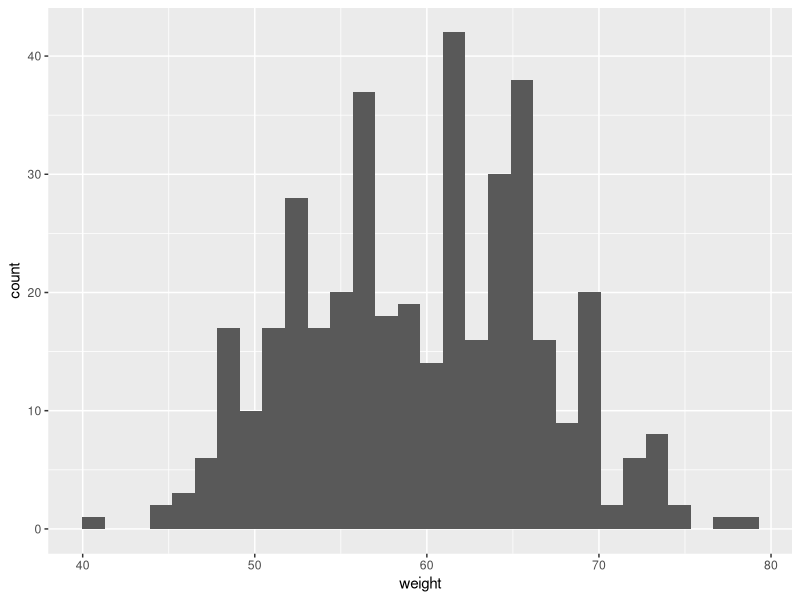
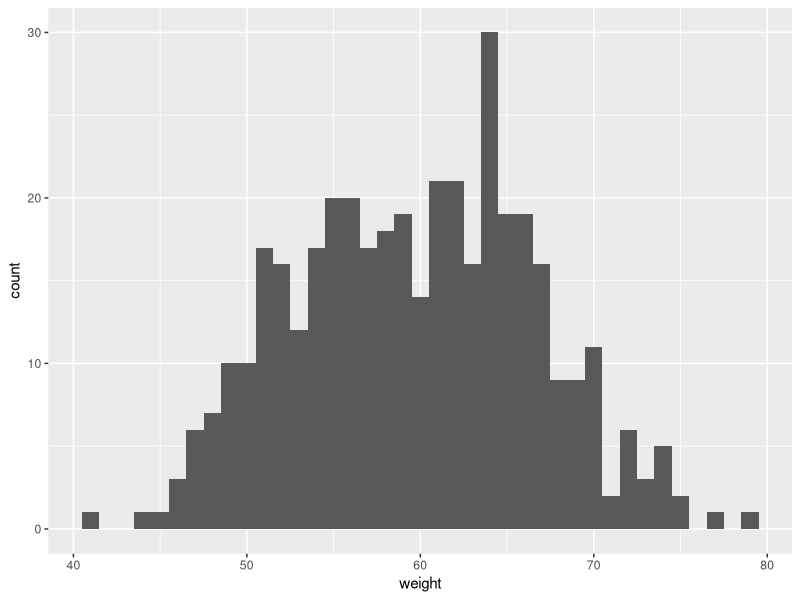
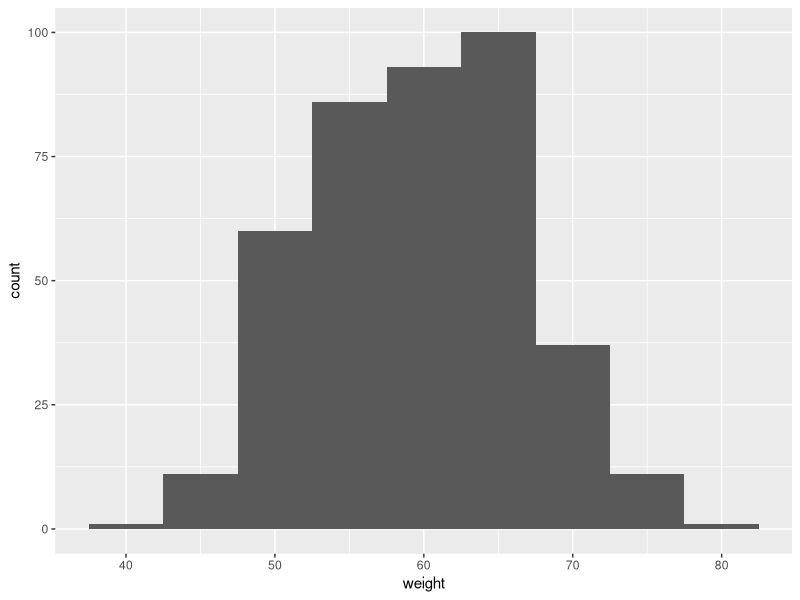
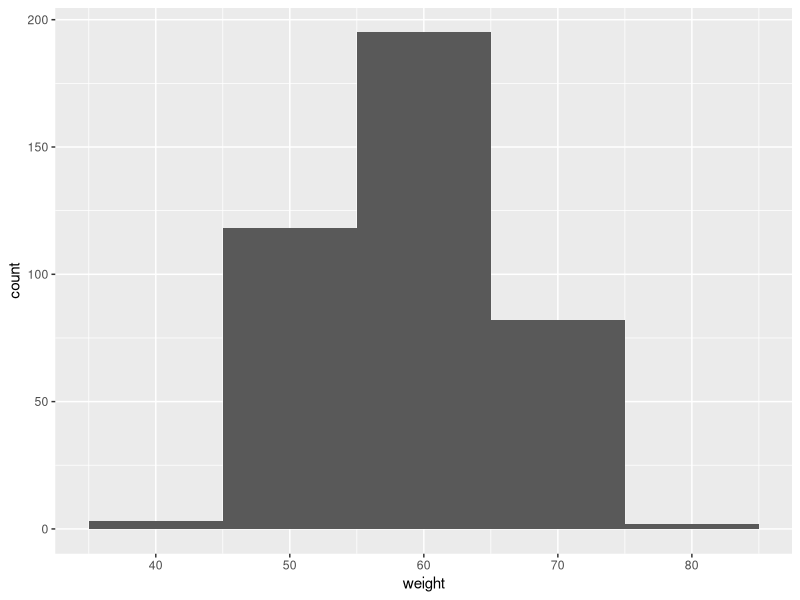
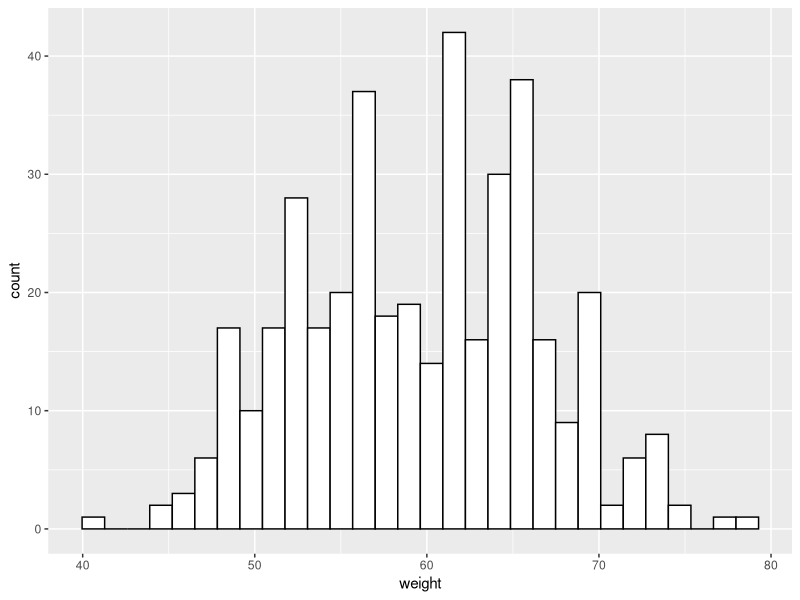
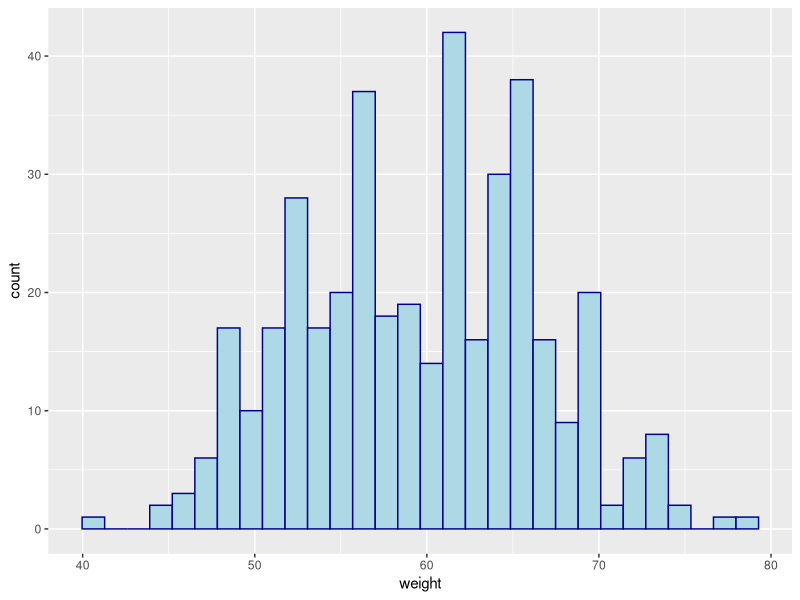
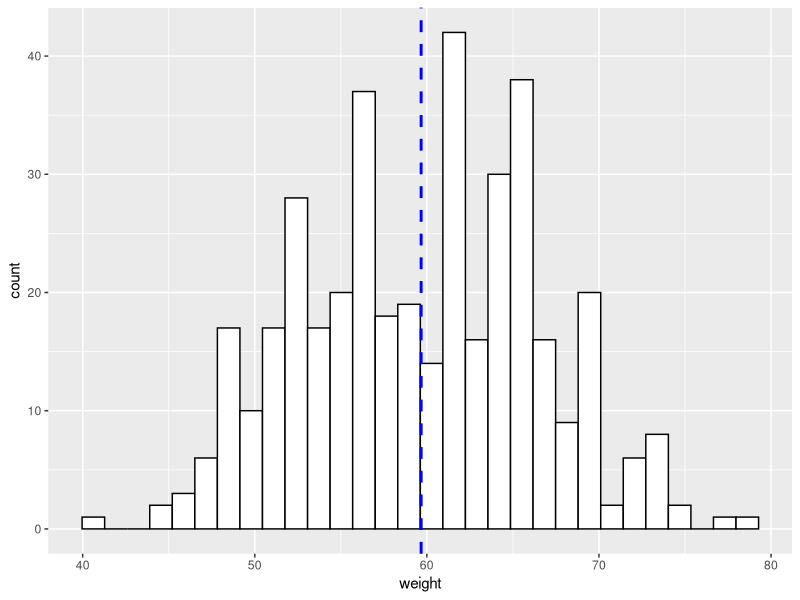
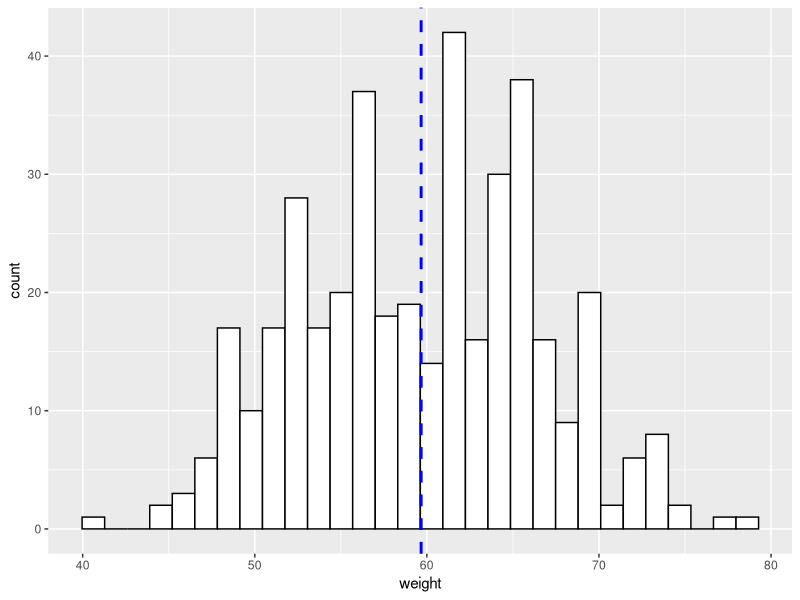

R code for these plots, in order:
## ---- chunk 1
?set.seed
## ---- chunk 2
set.seed(127)
data <- data.frame(
  sex=factor(rep(c("F", "M"), each=200)),
  weight=round(c(rnorm(200, mean=55, sd=5), rnorm(200, mean=65, sd=5)))
  )
head(data)

## ---- chunk 3
library(ggplot2)
ggplot(data, aes(x=weight)) + geom_histogram()

## ---- chunk 4
ggplot(data, aes(x=weight)) + 
  geom_histogram(binwidth=1)

## ---- chunk 5
ggplot(data, aes(x=weight)) + 
  geom_histogram(binwidth=5)
## ---- chunk 6
ggplot(data, aes(x=weight)) + 
  geom_histogram(binwidth=10)
## ---- chunk 7
hst <- ggplot(data, aes(x=weight)) + 
  geom_histogram(color="black", fill="white")

hst
## ---- chunk 8
ggplot(data, aes(x=weight))+
  geom_histogram(color="darkblue", fill="lightblue")
## ---- chunk 9
ggplot(data, aes(x=weight)) + 
  geom_histogram(color="black", fill="white") +
  geom_vline(aes(xintercept=mean(weight)),
            color="blue", linetype="dashed", size=1)
## ---- chunk 10
hst + geom_vline(aes(xintercept=mean(weight)),
            color="blue", linetype="dashed", size=1)
## ---- chunk 11
ggplot(data, aes(x=weight)) + 
 geom_histogram(aes(y=..density..), colour="black", fill="white")+
 geom_density(alpha=.2, fill="#66ffc9") 
## ---- chunk 12
ggplot(data, aes(x=weight)) + 
 geom_histogram(aes(y=..density..), colour="black", fill="white")+
 geom_density(alpha=.7, fill="#66ffc9") 
## ---- chunk 13
ggplot(data, aes(x=weight, color=sex)) +
  geom_histogram(fill="white")
## ---- chunk 14
ggplot(data, aes(x=weight, color=sex)) +
  geom_histogram(fill="white", alpha = .5, position="dodge") +
  theme(legend.position="top")
## ---- chunk 15
#install.packages("plyr")
library(plyr)

groupmeans <- ddply(data, "sex", summarise, grp.mean= mean(weight))

groupmeans

## ---- chunk 16
grouphst <- ggplot(data, aes(x=weight, color=sex)) +
  geom_histogram(fill="white", position="identity")+
  geom_vline(data=groupmeans, aes(xintercept=grp.mean, color=sex),
             linetype="dashed")+
  theme(legend.position="top")

grouphst
## ---- chunk 17
grouphst + scale_color_grey() + theme_classic() +
  theme(legend.position="top")
## ---- chunk 18
grouphst+scale_color_brewer(palette="Dark2")
## ---- chunk 19
grouphst+scale_color_manual(values=c("#aa3977", "#3f8934", "#4477aa"))
## ---- chunk 20
ggplot(data, aes(x=weight, fill=sex, color=sex)) +
  geom_histogram(position="identity")
## ---- chunk 21
fillhst <- ggplot(data, aes(x=weight, fill=sex, color=sex)) +
  geom_histogram(position="identity", alpha=0.5)

fillhst

## ---- chunk 22
fillhst + geom_vline(data=groupmeans, aes(xintercept=grp.mean, color=sex),
             linetype="dashed")
## ---- chunk 23
fillhst + scale_color_grey()+scale_fill_grey() +
  theme_classic()
## ---- chunk 24
fillhst+scale_color_manual(values=c("#aa3977", "#3f8934", "#4477aa")) +
  theme_classic()
## ---- chunk 25
ggplot(data, aes(x=weight))+
  geom_histogram(color="black", fill="white")+
  facet_grid(sex ~ .)
## ---- chunk 26
ggplot(data, aes(x=weight, color=sex, fill=sex)) +
geom_histogram(aes(y=..density..), position="identity", alpha=0.5)+
geom_density(alpha=0.6)+
geom_vline(data=groupmeans, aes(xintercept=grp.mean, color=sex),
           linetype="dashed")+
scale_color_manual(values=c("#999999", "#E69F00", "#56B4E9"))+
scale_fill_manual(values=c("#999999", "#E69F00", "#56B4E9"))+
labs(title="Weight by Sex Histogram Plot",x="Weight(kg)", y = "Density")+
theme_classic()
